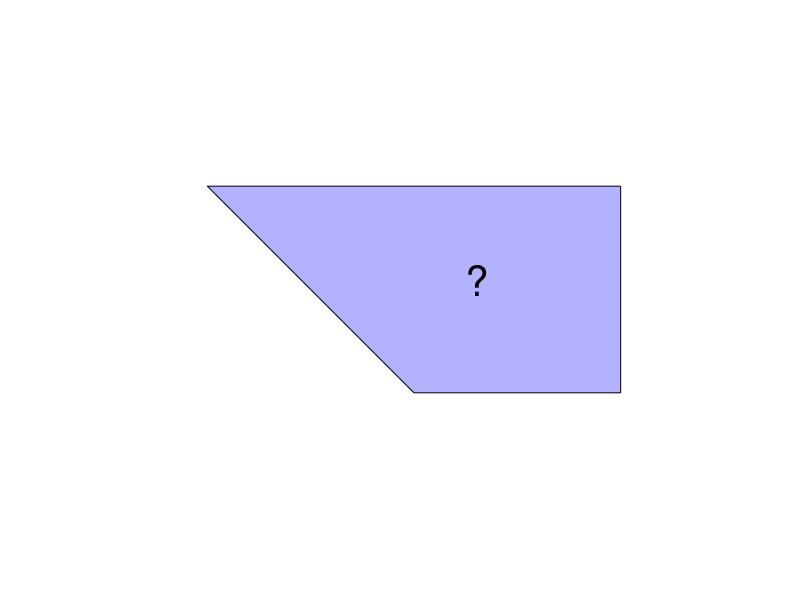

This chart was generated by the following MATLAB code: (Note: this script raises an error after producing the figure.)
%% Eigenvalues of a trapezoidal drum
% Nick Trefethen, November 2014

%%
% (Chebfun example pde/TrapezoidEigs.m)
% [Tags: #Laplace equation, #eigenvalue]

function TrapezoidEigs()

%%
% What are the Laplace eigenvalues of this trapezoidal region?
z = [0 1 1+1i -1+1i];
fill(real(z),imag(z),[.7 .7 1]), xlim([-1.5 1.5]), axis equal
FS = 'fontsize';
hold on, text(.25,.55,'?',FS,30), hold off, axis off

%%
% That is, what numbers $\lambda$ have the property that
% for some nonzero function $u(x,y)$ with $u=0$ on the boundary of
% the trapezoid, 
%
% $$ - \nabla^2 u = \lambda u ? $$

%%
% One way to solve such problems is by the
% _method of particular solutions_ [1,2].  In this trapezoid,
% every vertex angle is equal to $\pi$ divided by an integer except
% the angle $3\pi/4$ at the origin.  It follows (this can
% be proved by the Schwarz reflection principle) that any
% eigenfunction can be extended smoothly across the boundary
% except at that singular point.  This idea of the method is to take
% advantage of this structure to expand an eigenfunction in
% special solutions:
%
% \begin{equation}
%   u(r,\theta) = \sum_{j=1}^\infty c_j \sin(4j\theta/3)
%     J_{4j/3}(\lambda r) .  \label{eq1}
% \end{equation}
%
% Here $r$ and $\theta$ are polar coordinates measured counterclockwise
% from the origin and $J_{4j/3}$ is a Bessel function.  Each term
% of equation (\ref{eq1}) satisfies the eigenvalue equation and the boundary
% conditions along the sides from $(0,0)$ to $(1,1)$ and from
% $(0,0)$ to $(-1,1)$.  All that remains is the find coefficients
% $c_j$, and a value $\lambda$, such that (\ref{eq1}) also takes the
% value zero on the other two boundaries.

%%
% We find these coefficients
% by truncating the series at term $n$ and sampling
% the boundary segments in $m\gg n$ points.  This yields a matrix 
% $A$ depending on $\lambda$,
%
% $$ a_{ij} = \sin(4j\theta_k /3) J_{4j/3}(\lambda r_i), $$
%
% where $(r_i,\theta_i)$ are the polar coordinates of point
% $i$ along the boundary.
% If a value of $\lambda$ is found for which the matrix is nearly singular,
% i.e., its minimal singular value is nearly zero, then $\lambda$ can
% be expected to be close to an eigenvalue.

%%
% Here is a function that evaluates the minimal singular value
% as a function of $\lambda$.
function sigmin = trapfun(lam,n)  % minimal sing val as function of lam
z = [-1+1i+2*(1:2*n)/(2*n+1) 1+1i*(1:n)/(n+1)].';
m = length(z);
sigmin = zeros(size(lam));
A = zeros(m,n);
for k = 1:length(lam)
  for j = 1:n 
    A(:,j) = besselj(4*j/3,lam(k)*abs(z)).*sin(4*j*angle(z)/3); 
  end
sigmin(k) = min(svd(A));
end
end

%%
% Here we scan $\sigma_{\min{}}(\lambda)$ in the interval
% $\lambda \in [3,7]$ for $n = 4,5,6,7$.  In each case we
% make a chebfun of the resulting function and print
% its first three interior minima.
dom = [3 7];
for n = 4:7
  tic, f = chebfun(@(lam) trapfun(lam,n),dom,'splitting','on'); t = toc;
  [a,e] = min(f,'local'); e = e(e>dom(1));
  plot(f,'linewidth',1.6), grid on
  s = sprintf('n = %d     time =%4.1f secs.',n,t); title(s,FS,10)
  s = sprintf('first three minima: lam = %8.5f, %8.5f, %8.5f',e(1:3));
  xlabel(s,FS,10), snapnow
end

%%
% Looking at the results, it seems likely that the first
% three eigenvalues of the trapezoidal drum are approximately
% $3.8984$, $5.433$, and $6.70$. 

%%
% The method of particular solutions became well known
% through the work of Fox, Henrici and Moler [3] and led to
% the MATLAB logo, adapted from an eigenvalue of the
% L-shaped region. (Moler was the inventor of MATLAB.)
% There is a MATLAB command `logo` to
% display this image, but it does not appear to work within
% one of these published Example files.

%%
% The implementation of the method of particular solutions of
% this Example, which is close to what might have been done
% in [2], is not robust enough to treat more general problems
% or higher eigenmodes.  
% In general a robust implementation requires sampling in the
% interior of the region as well as on the boundary to avoid
% degeneracies; see [2].  For much more advanced related methods
% used to solve much
% more difficult eigenvalue problems, see [1].

end

%% References
% 
% 1. A. Barnett and A. Hassell, Fast computation of high frequency Dirichlet
%    eigenmodes via the spectral flow of the interior Neumann-to-Dirichlet
%    map, _Communications of Pure and Applied Mathematics_ 67 (2014), 351--
%    407.
%
% 2. T. Betcke and L. N. Trefethen, Reviving the method of particular
%    solutions, _SIAM Review_ 47 (2005), 469--491.
% 
% 3. L. Fox, P. Henrici, and C. B. Moler, Approximations and bounds for
%    eigenvalues of elliptic operators, _SIAM Journal on Numerical Analysis_ 4
%    (1967), 89--102.
